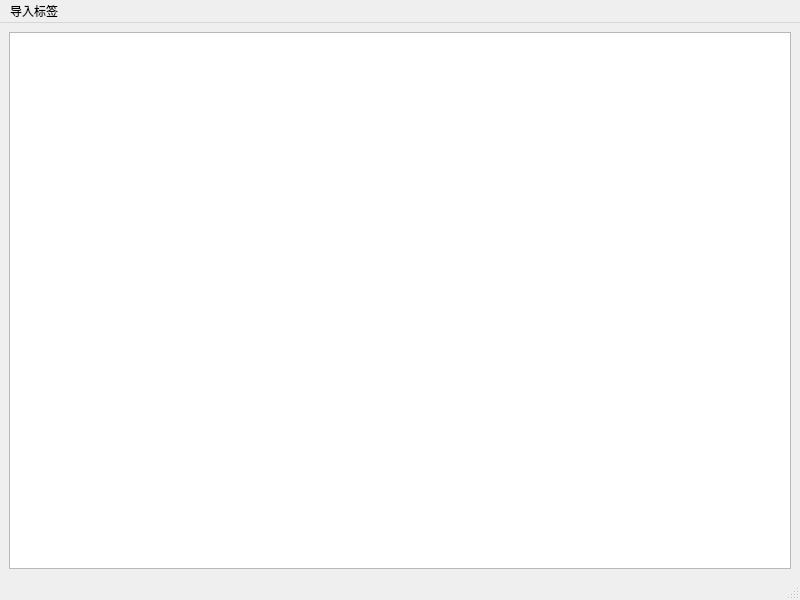
<?xml version="1.0" encoding="UTF-8"?>
<ui version="4.0">
 <class>MainWindow</class>
 <widget class="QMainWindow" name="MainWindow">
  <property name="geometry">
   <rect>
    <x>0</x>
    <y>0</y>
    <width>800</width>
    <height>600</height>
   </rect>
  </property>
  <property name="windowTitle">
   <string>查看特征</string>
  </property>
  <widget class="QWidget" name="centralwidget">
   <layout class="QVBoxLayout" name="verticalLayout">
    <item>
     <widget class="QTableWidget" name="tableWidget"/>
    </item>
   </layout>
  </widget>
  <widget class="QMenuBar" name="menubar">
   <property name="geometry">
    <rect>
     <x>0</x>
     <y>0</y>
     <width>800</width>
     <height>23</height>
    </rect>
   </property>
   <widget class="QMenu" name="menu">
    <property name="title">
     <string>导入标签</string>
    </property>
   </widget>
   <addaction name="menu"/>
  </widget>
  <widget class="QStatusBar" name="statusbar"/>
 </widget>
 <resources/>
 <connections/>
</ui>
